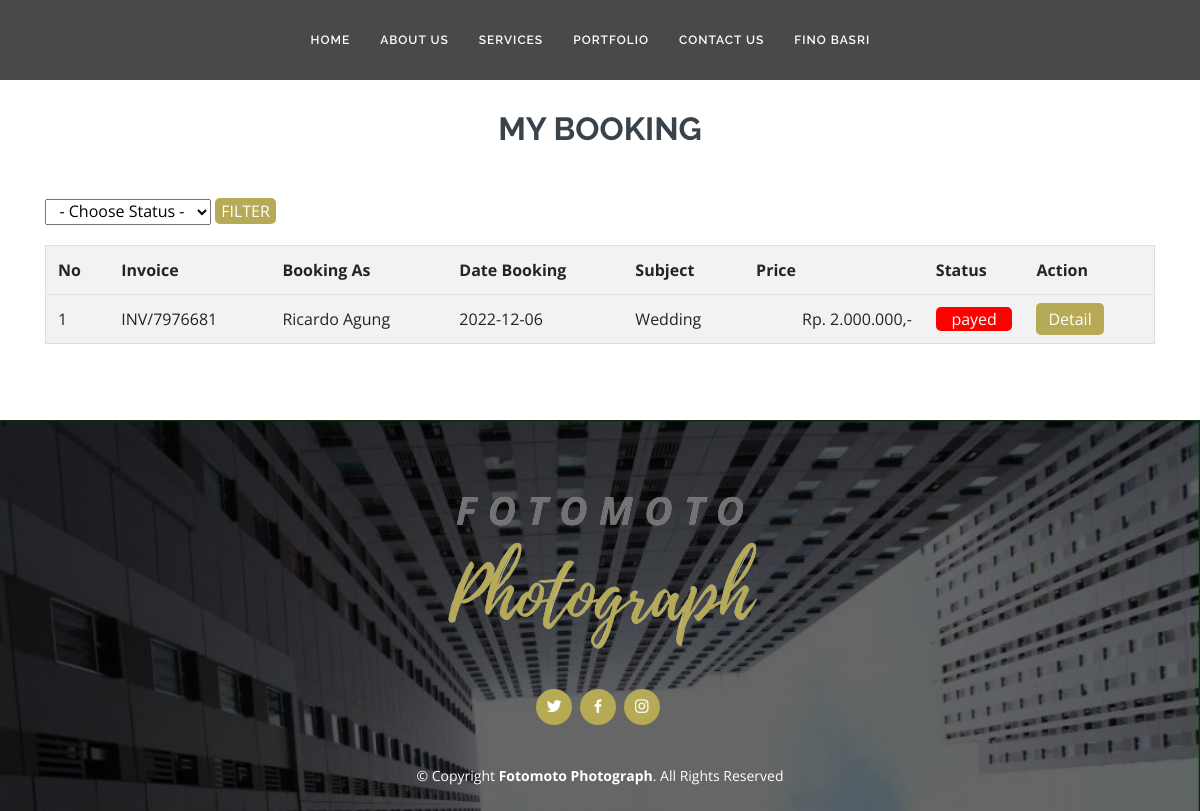
/mybooking.php (signed in), run on an earlier commit of the app's database.
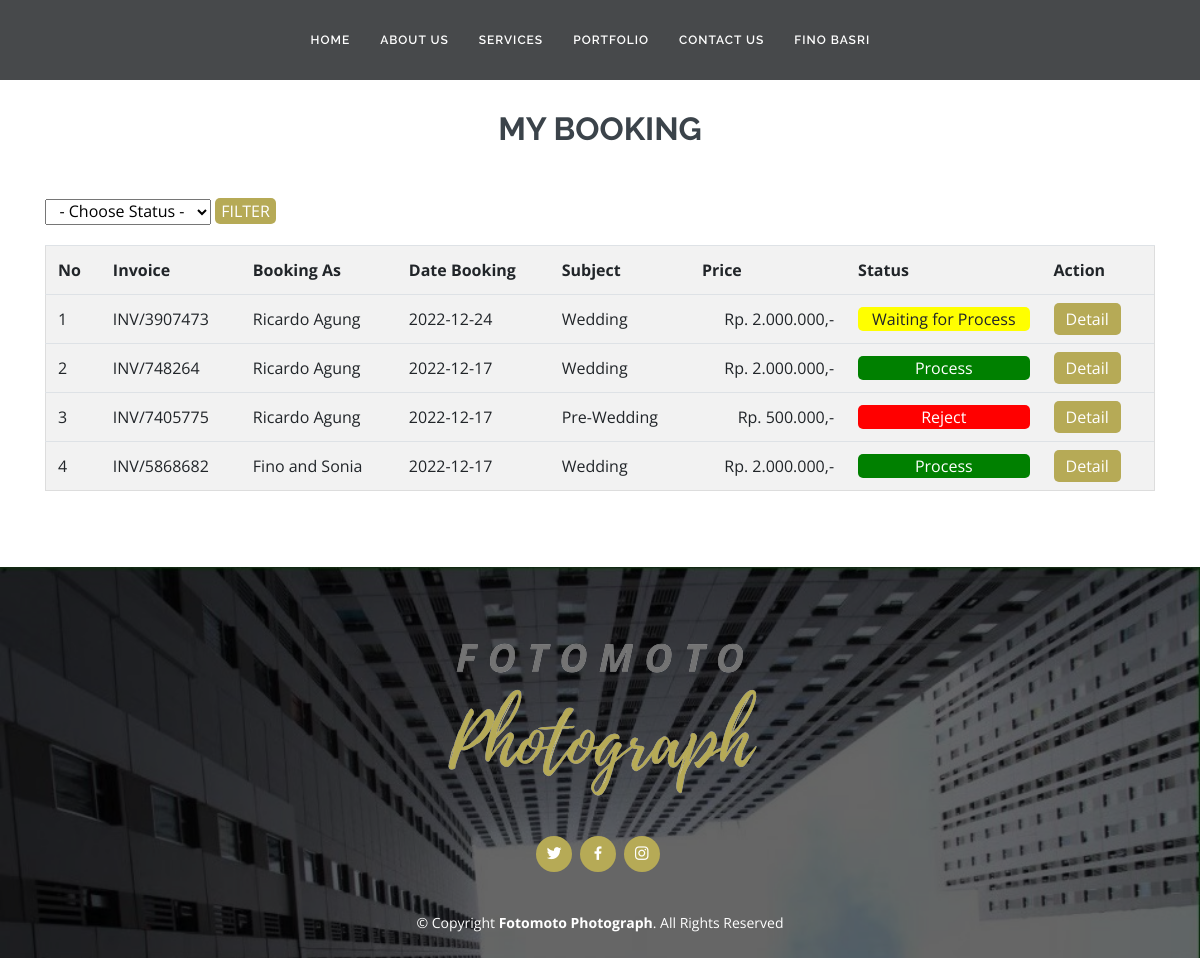
And on a later commit of the database.
### tables this page shows
CREATE TABLE `booking`  (
  `id` int(11) NOT NULL AUTO_INCREMENT,
  `booking_as` varchar(255) NOT NULL,
  `invoice_id` int(11) NULL DEFAULT NULL,
  `subject` varchar(255) NULL DEFAULT NULL,
  `price` int(11) NULL DEFAULT NULL,
  `book_date` date NULL DEFAULT NULL,
  `additional` text NULL,
  `status_order` varchar(300) NULL DEFAULT NULL,
  `user_id` int(11) NOT NULL,
  `proof_payment` varchar(255) NULL DEFAULT NULL,
  `created_at` timestamp(0) NULL DEFAULT NULL ON UPDATE CURRENT_TIMESTAMP(0),
  `updated_at` timestamp(0) NULL DEFAULT NULL ON UPDATE CURRENT_TIMESTAMP(0),
  PRIMARY KEY (`id`) USING BTREE
);

### function/function.php (called while the page is built, shortened)
<?php
$conn = mysqli_connect("localhost","root","","fotomoto","3306");
function query($query){
    global $conn;
    $result = mysqli_query($conn, $query);
    $rows = [];
    while($row = mysqli_fetch_assoc($result)){
        $rows[] = $row;
    }
    return $rows;
}
?>

### mybooking.php (the view, shortened to what this page needs)
<?php
require 'function/function.php';
$neworder = query("SELECT *
from booking cp
join user u on u.user_id = cp.user_id
where cp.status_order != 'book' and cp.status_order != 'Cancel'
order by cp.id DESC");
?>
<!DOCTYPE html>
<html lang="en">
<?php include 'partials/head.php'?>
<body>
<?php include 'partials/navbar.php'?>
  <main id="main">
    <section id="contact" class="pricing">
    <div class="container">
    <div class="section-titlepage">
          <h2>My Booking</h2>
        </div>
        <div class="btn-tambah" style="margin-bottom:20px;">
               <form action="mybooking.php" method="post">
                 <select id="status" name="status" style="text-align:center;">
                     <option selected="true" value="" disabled="disabled">- Choose Status -</option>
                  </select>
                  <button class="btn-action" name="filter">FILTER</button>
               </form>
            </div>
        <div style="overflow-x:auto;">
          <table id="add-row" class="display table table-striped table-hover dataTable"
                cellspacing="0" width="100%" role="grid" aria-describedby="add-row_info"
                style="width: 100%;">
                <tr role="row">
                    <th>No</th>
                    <th>Invoice</th>
                    <th>Booking As</th>
                    <th>Date Booking</th>
                    <th>Subject</th>
                    <th>Price</th>
                    <th>Status</th>
                    <th>Action</th>
                </tr>
                <?php $i=1;?>
                <?php foreach($neworder as $new): ?>
                <tr>
                    <td><?php echo $i;?></td>
                    <td>INV/<?=$new["invoice_id"];?></td>
                    <td><?=$new["booking_as"];?></td>
                    <td><?=$new["book_date"];?></td>
                    <td><?=$new["subject"];?></td>
                    <td style="text-align:right;">Rp. <?=number_format($new["price"],0,',','.');?>,-</td>
                    <td>
                      <?php if($new["status_order"]=="Payed"):?>
                        <div style="background-color:yellow;text-align:center;border-radius:5px;">
                        Waiting for Process
                        </div>
                      <?php elseif($new["status_order"]=="Process"):?>
                        <div style="background-color:green;color:white;text-align:center;border-radius:5px;">
                        <?=$new["status_order"];?>
                        </div>
                      <?php else:?>
                        <div style="background-color:red;color:white;text-align:center;border-radius:5px;">
                        <?=$new["status_order"];?>
                        </div>
                      <?php endif;?>
                    </td>
                    <td style="display:flex;">
                        <form action="" method="post">
                          <a class="btn-action" style="padding:5px 12px;color:white;margin-right:5px;" href="detail.php?invoice_id=<?php echo $new["invoice_id"];?>" title="Detail">
                            Detail
                          </a>
                        </form>
                    </td>
                </tr>
                <?php $i++;?>
                <?php endforeach;?>
        </table>
    </div>
  </section>
  </main>
 <footer id="footer">
  <div class="container">
    <img src="assets/img/footer/fotomoto.png" alt="">
    <div class="social-links">
      <a href="#" class="twitter"><i class="bx bxl-twitter"></i></a>
      <a href="#" class="facebook"><i class="bx bxl-facebook"></i></a>
      <a href="#" class="instagram"><i class="bx bxl-instagram"></i></a>
    </div>
    <div class="copyright">
      &copy; Copyright <strong><span>Fotomoto Photograph</span></strong>. All Rights Reserved
    </div>
    </div>
</footer>
</body>
</html>

What changed in the data, as far as the page shows it:
removed booking: invoice "7976681", booking_as "Ricardo Agung", book_date "2022-12-06", subject "Wedding", price "2.000.000", status_order "payed"
added booking: invoice "3907473", booking_as "Ricardo Agung", book_date "2022-12-24", subject "Wedding", price "2.000.000", status_order "Waiting for Process"
added booking: invoice "748264", booking_as "Ricardo Agung", book_date "2022-12-17", subject "Wedding", price "2.000.000", status_order "Process"
added booking: invoice "7405775", booking_as "Ricardo Agung", book_date "2022-12-17", subject "Pre-Wedding", price "500.000", status_order "Reject"
now on this page (row edited): booking: invoice "5868682", booking_as "Fino and Sonia", book_date "2022-12-17", subject "Wedding", price "2.000.000", status_order "Process"
